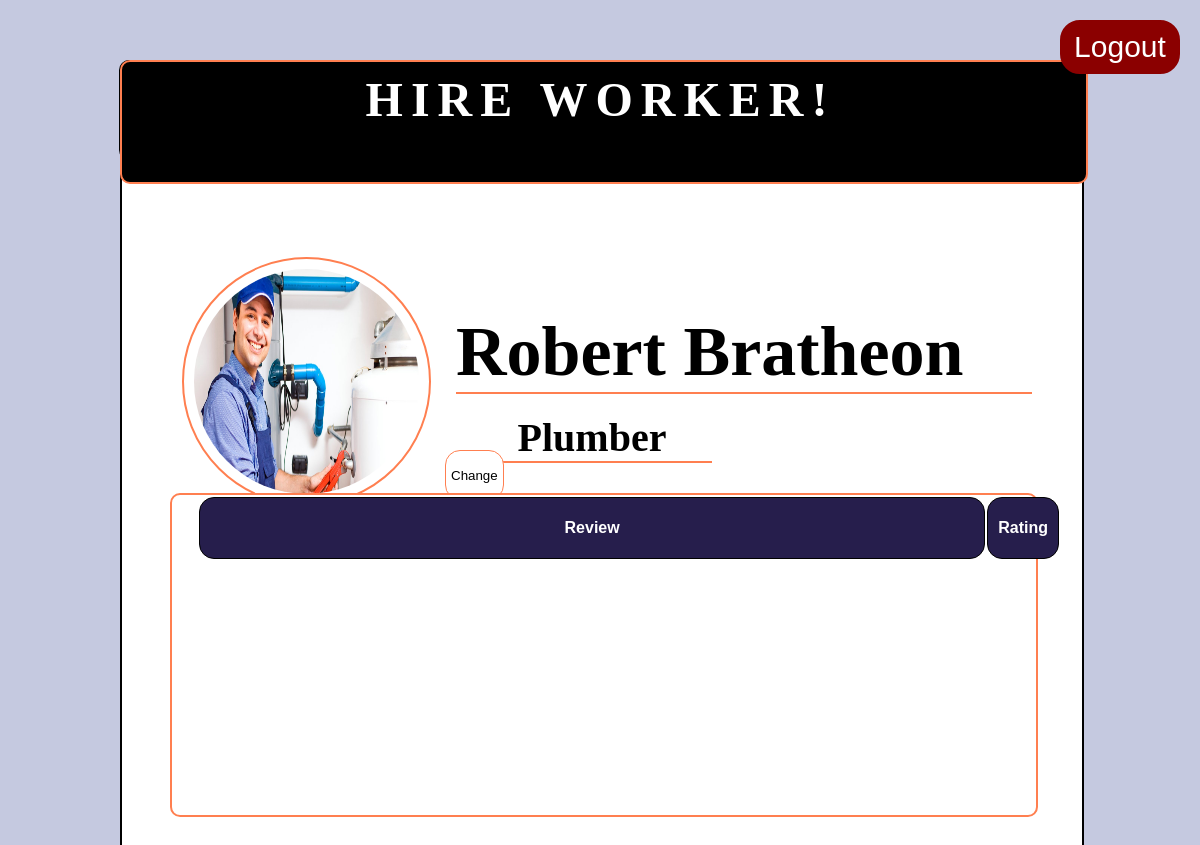
Screenshot of /pages/Logins/profile.php (signed in) with the database file from the repository.
### tables this page shows
CREATE TABLE `worker` (
  `UserID` varchar(20) NOT NULL,
  `Password` varchar(100) NOT NULL,
  `First Name` varchar(25) NOT NULL,
  `Last Name` varchar(25) NOT NULL,
  `Email` varchar(30) NOT NULL,
  `Phone` varchar(25) NOT NULL,
  `Gender` varchar(20) NOT NULL,
  `WorkingCatagory` varchar(20) NOT NULL
);

CREATE TABLE `images` (
  `UserID` varchar(20) NOT NULL,
  `WorkingCatagory` varchar(20) NOT NULL,
  `image` varchar(200) NOT NULL,
  `text` text NOT NULL
);

### pages/Logins/profile.php (the view, shortened to what this page needs)
<html>
<body style="background: rgba(197, 201, 224);">
<div class="timeline" style="background: white;">
    <link rel="stylesheet" type="text/css" href="../../css/Style.css">
<div class="TimelineContainer" >
<div class = "timelinebox-1" id="sitename">
   <h1 class="timelinetext">HIRE WORKER!</h1>
</div>
</div>
<?php
include_once'connection.php';
if (!$connection){
die('Connect Error:'. mysqli_connect_error());
}
else{
    $userid= $_SESSION['username'];
    $sql="Select * from worker w, images e where e.UserID = '$userid' AND w.UserID = '$userid'" ;
    $result=mysqli_query($connection,$sql);
    }
    while($rows=mysqli_fetch_array($result))
        {
        	echo "<img src='../Signups/{$rows['image']}' id= 'profilepictures'/>";
        	?><p class="timelinename" id="timelinename"><?php echo  $rows['First Name'],' ',$rows['Last Name'];?> </p> <?php
        	?><p class="timelinecat" id="timelinecat"><?php echo  $rows['WorkingCatagory'];?> </p> <?php
        }
?>
	<a href="#popup1" style="text-decoration: none" ><button id="changebutton2">Change</button></a>
  <a href="workerlogout.php"text-decoration: none" ><button class="buttoncat" type="logout">Logout</button></a><br>
<div class="ReviewContainer" >
  <table>
  <th> Review </th>
  <th> Rating </th>
  <tr>
    <td>
    </td>
    <td>
    </td>
  </tr>
</table>
</div>
</div>
</body>
</html>

### css/Style.css (style rules this page uses)
body { color: black; font-family: courier; margin : 0; }
body { margin: 0; padding: 0; background: url("../../images/admin.png"); background-size: cover; background-repeat: no-repeat; background: rgba(0,0,0,0.7); font-family: sans-serif; }
#sitename { transition: all 0.6s; }
h1 { margin: 0; padding: 0 0 20px; text-align: center; font-size: 22px; }
.buttoncat { position:fixed; top:20px; left:80%; padding:8px; width:10%; font-size:30px; background-color:darkred; color:white; border:2px darkred solid; margin-left: 100px; border-radius: 20px; font-family: sans-serif; cursor: pointer; transition: background-color 1s ease 0s; }
.timeline { margin-top: 5%; margin-left: 10%; margin-right: 10%; background: white; border-radius: 10px; width: 80%; height: 100%; border:2px black solid; }
#profilepictures { position: absolute; height: 225px; width: 225px; background: white; border: 2px solid coral; padding: 10px; top: 260px; margin-top: -3px; margin-left: 60px; border-radius: 50%; }
#changebutton2 { height: 50px; background: white; position: absolute; top: 450px; left: 445px; border: 1px solid coral; color: black; border-radius: 15px; padding: 5px; }
.TimelineContainer { top: 0px; position: relative; background: black; width:100%; height: 100px; top: -2px; left: -3px; border-radius: 10px; }
.timelinebox-1 { position: absolute; font-family: times new roman; font-size: 300%; font-weight: bold; background-color:black; color:white; border:2px coral solid; border-radius: 10px; padding:10px; text-align: center; width:98.4%; height: 100px; top: 0px; left: 0.5px; }
.timelinebox-1 h1 { color: white; }
.timelinetext { color: white; width: 101.2%; font-size: 100%; font-weight: 700; height: 35px; letter-spacing: 8px; margin-left: -9PX; position: relative; animation: timelinetext 1.7s 1; }
.timelinename { position: relative; width: 60%; border-bottom: 2px solid coral; }
#timelinename { position: relative; font-family: times new roman; font-size: 70px; font-weight: bold; color:black; text-align: left; top: 80px; left: 334px; }
.timelinecat { position: relative; width: 25%; }
#timelinecat { position: relative; font-family: times new roman; font-size: 40px; border-bottom: 2px solid coral; font-weight: bold; color:black; text-align: center; top: 30px; left: 350px; }
.ReviewContainer { top: 0px; position: relative; background: white; border: 2px solid coral; width:90%; height: 40%; top: 2px; left: 5%; border-radius: 10px; }
.ReviewContainer th { position: relative; margin-top: 60px; top: 10%; left:25px; padding: 10px; text-align: center; background: rgb(38, 30, 76); color: white; border: 1px solid black; border-radius: 15px; width:93%; line-height:40px; }
.ReviewContainer td { text-align:center; padding: 10px; border: 1px solid white; border-radius: 10px; }

### rows the page displays
worker: images.image (picture), First Name "Robert", Last Name "Bratheon", images.WorkingCatagory "Plumber"
